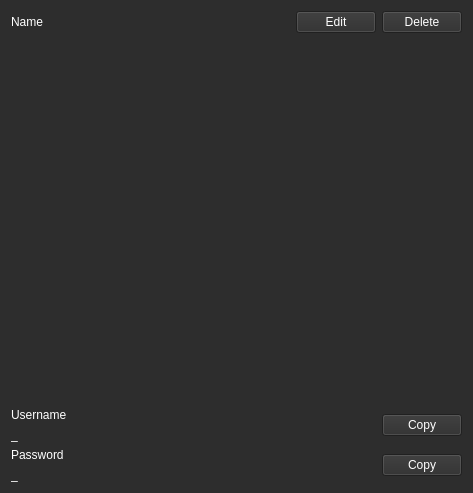
<?xml version="1.0" encoding="UTF-8"?>
<ui version="4.0">
 <class>Form</class>
 <widget class="QWidget" name="Form">
  <property name="geometry">
   <rect>
    <x>0</x>
    <y>0</y>
    <width>473</width>
    <height>493</height>
   </rect>
  </property>
  <property name="windowTitle">
   <string>Form</string>
  </property>
  <property name="styleSheet">
   <string notr="true">color: rgb(255, 255, 255);
background-color: rgb(45, 45, 45);</string>
  </property>
  <layout class="QVBoxLayout" name="verticalLayout">
   <item>
    <layout class="QHBoxLayout" name="horizontalLayout_2">
     <item>
      <widget class="QLabel" name="name">
       <property name="text">
        <string>Name</string>
       </property>
      </widget>
     </item>
     <item>
      <spacer name="horizontalSpacer_2">
       <property name="orientation">
        <enum>Qt::Horizontal</enum>
       </property>
       <property name="sizeHint" stdset="0">
        <size>
         <width>40</width>
         <height>20</height>
        </size>
       </property>
      </spacer>
     </item>
     <item>
      <widget class="QPushButton" name="btn_edit">
       <property name="text">
        <string>Edit</string>
       </property>
      </widget>
     </item>
     <item>
      <widget class="QPushButton" name="btn_delete">
       <property name="text">
        <string>Delete</string>
       </property>
      </widget>
     </item>
    </layout>
   </item>
   <item>
    <spacer name="verticalSpacer">
     <property name="orientation">
      <enum>Qt::Vertical</enum>
     </property>
     <property name="sizeHint" stdset="0">
      <size>
       <width>38</width>
       <height>342</height>
      </size>
     </property>
    </spacer>
   </item>
   <item>
    <layout class="QHBoxLayout" name="horizontalLayout_3">
     <item>
      <layout class="QVBoxLayout" name="verticalLayout_3">
       <item>
        <widget class="QLabel" name="label_3">
         <property name="text">
          <string>Username</string>
         </property>
        </widget>
       </item>
       <item>
        <widget class="QLabel" name="username">
         <property name="text">
          <string>_</string>
         </property>
        </widget>
       </item>
      </layout>
     </item>
     <item>
      <spacer name="horizontalSpacer_3">
       <property name="orientation">
        <enum>Qt::Horizontal</enum>
       </property>
       <property name="sizeHint" stdset="0">
        <size>
         <width>40</width>
         <height>20</height>
        </size>
       </property>
      </spacer>
     </item>
     <item>
      <widget class="QPushButton" name="btn_username_copy">
       <property name="text">
        <string>Copy</string>
       </property>
      </widget>
     </item>
    </layout>
   </item>
   <item>
    <layout class="QVBoxLayout" name="verticalLayout_4">
     <item>
      <layout class="QHBoxLayout" name="horizontalLayout_4">
       <item>
        <layout class="QVBoxLayout" name="verticalLayout_2">
         <item>
          <widget class="QLabel" name="label_5">
           <property name="text">
            <string>Password</string>
           </property>
          </widget>
         </item>
         <item>
          <widget class="QLabel" name="password">
           <property name="text">
            <string>_</string>
           </property>
          </widget>
         </item>
        </layout>
       </item>
       <item>
        <spacer name="horizontalSpacer_4">
         <property name="orientation">
          <enum>Qt::Horizontal</enum>
         </property>
         <property name="sizeHint" stdset="0">
          <size>
           <width>40</width>
           <height>20</height>
          </size>
         </property>
        </spacer>
       </item>
       <item>
        <widget class="QPushButton" name="btn_password_copy">
         <property name="text">
          <string>Copy</string>
         </property>
        </widget>
       </item>
      </layout>
     </item>
    </layout>
   </item>
  </layout>
 </widget>
 <resources/>
 <connections/>
</ui>
